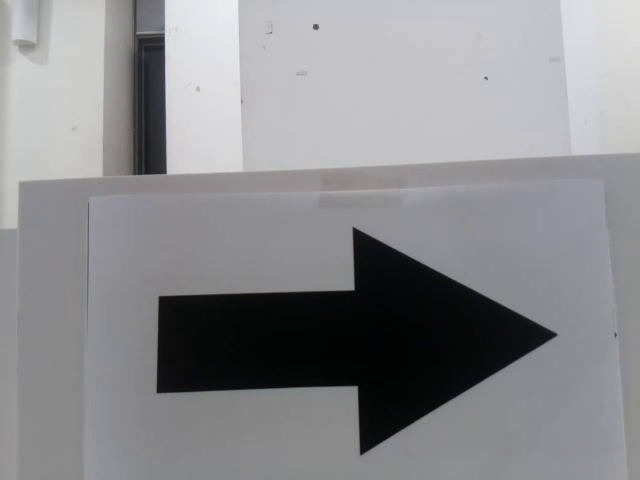
#> input picture frame 31 of Sensor/src/entrance/entr03-1.mp4, 640 x 480 px
$ python Direction.py
#> lines starting #> are read from the running program, lines starting #| are printed output that depends on the picture; after the words box and inside, x2 and y2 are one past the last pixel; in counts of white or black regions, pixels touching at a corner belong together
# -*- coding: utf-8 -*-
import cv2 as cv
import numpy as np

class Direction:
    def __init__(self):
        self.matching_num: int

    # [142 lines left out: functions text_masking, match_sam, matching, match_font, not called in this run]

# Debug
if __name__ == "__main__":
    dir = Direction()
    path = "src/entrance/entr03-1.mp4"
    # path = "src/entrance/1027_/23:14.h264"
    cap = cv.VideoCapture(path)

    while cap.isOpened():
        _, img = cap.read()
#> img is the input picture: shape (480, 640, 3); mean B, G, R 142.6, 139.5, 139.4

        if not _:
            break

        img_copy = img.copy()
        gray = cv.cvtColor(img, cv.COLOR_BGR2GRAY)
        dst = cv.GaussianBlur(gray, (7, 7), 0)

        _,th = cv.threshold(dst, 0, 255, cv.THRESH_BINARY_INV+cv.THRESH_OTSU)
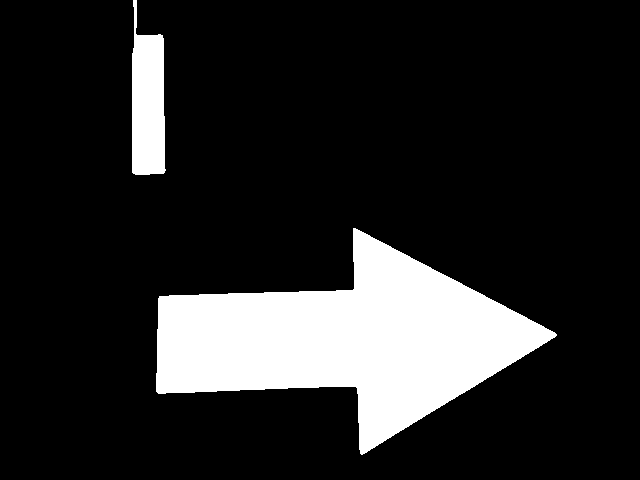
#> th: shape (480, 640); 15.4% white; 2 white regions
        dst = cv.bitwise_and(img, img, mask = th)
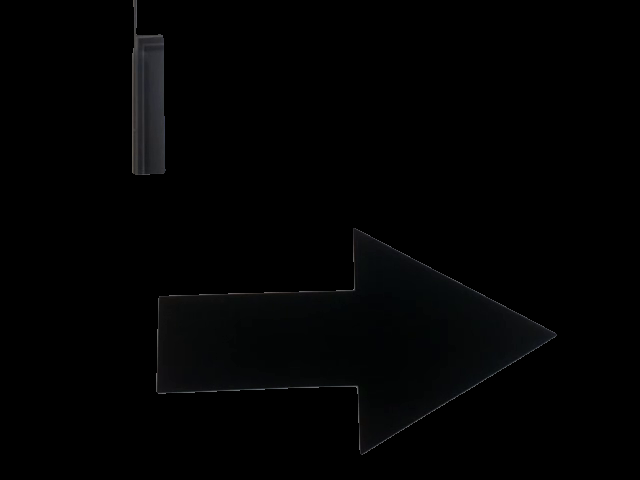
#> dst: shape (480, 640, 3); mean B, G, R 2.4, 2.2, 1.9

        kernel=cv.getStructuringElement(cv.MORPH_RECT,(1,1))
        dst=cv.dilate(dst,kernel,iterations=1)

        contours, hierarchy = cv.findContours(th,  cv.RETR_LIST, cv.CHAIN_APPROX_SIMPLE)
#> contours = 2 contours; box (x1, y1, x2, y2) and area: (156, 228, 557, 455) 42203, (132, 0, 166, 175) 4393

        roi_contour = []
        for pos in range(len(contours)):
            peri = cv.arcLength(contours[pos], True)
            approx = cv.approxPolyDP(contours[pos], peri * 0.02, True)
            points = len(approx)
            if peri > 900 and points == 4:
                roi_contour.append(contours[pos])
#> this loop made 2 passes
#> (peri, points) on passes 1 to 2: (1120.4, 7), (410.6, 5)
#> after the loop, roi_contour = []
                # cv.drawContours(img, [approx], 0, (0, 255, 255), 1) # Debug: Drawing Contours

        roi_contour_pos = []
        for pos in range(len(roi_contour)):
            area = cv.contourArea(roi_contour[pos])
            if area > 20000:
                roi_contour_pos.append(pos)
#> this loop made 0 passes
#> after the loop, roi_contour_pos = []

        if roi_contour:
            x, y, w, h = cv.boundingRect(roi_contour[0])
            img_crop = img_copy[y:y+h, x:x+w]
            text_gray = cv.cvtColor(img_crop, cv.COLOR_BGR2GRAY)
            text = img_crop.copy()

            text_mask = dir.text_masking(text)

            mt_gray = dir.matching(dir.sample_list, text_gray, 0.001) # matchTemplate - Gray Scale
            mt_mask = dir.matching(dir.sample_list, text_mask, 1) # matchTemplate - Masking
            match_mask_font = dir.match_font(dir.font_img, text_mask)
            match_gray_font = dir.match_font(dir.font_img, text_gray) # ???

            print('match: ', mt_gray, mt_mask, match_gray_font, match_mask_font) # Debug: printing
            # cv.imshow('show2', img_crop)

            ## image processor 코드에서 지워둔 부분 -> 필요하면 복사하여 사용
            img_crop = img_copy
            for pos in roi_contour_pos:
                x, y, w, h = cv.boundingRect(roi_contour[pos])

                img_crop = img_copy[y:y + h, x:x + w]

        else:
            pass


        cv.imshow('show1', img)
        if cv.waitKey(20) & 0xFF == ord('q'):
#> (key q is pressed here)
            break

# cap.release()
# cv.destroyAllWindows()
